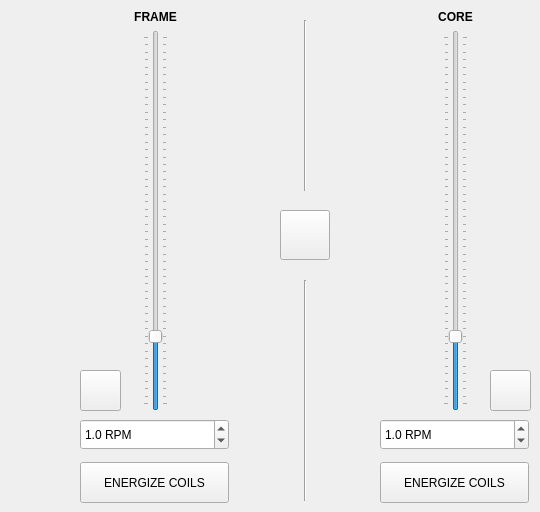
    <widget class="QWidget" name="Frame_tab">
     <attribute name="title">
      <string>MOTION</string>
     </attribute>
     <widget class="QPushButton" name="frameReverse_pushButton">
      <property name="geometry">
       <rect>
        <x>80</x>
        <y>370</y>
        <width>41</width>
        <height>41</height>
       </rect>
      </property>
      <property name="toolTip">
       <string>Reverse rotation direction</string>
      </property>
      <property name="text">
       <string/>
      </property>
      <property name="icon">
       <iconset>
        <normaloff>../_image/forward.png</normaloff>../_image/forward.png</iconset>
      </property>
      <property name="iconSize">
       <size>
        <width>20</width>
        <height>20</height>
       </size>
      </property>
     </widget>
     <widget class="QPushButton" name="link_pushButton">
      <property name="geometry">
       <rect>
        <x>280</x>
        <y>210</y>
        <width>50</width>
        <height>50</height>
       </rect>
      </property>
      <property name="toolTip">
       <string>Sync or desync motor controls</string>
      </property>
      <property name="text">
       <string/>
      </property>
      <property name="icon">
       <iconset>
        <normaloff>../_image/Link.png</normaloff>../_image/Link.png</iconset>
      </property>
      <property name="iconSize">
       <size>
        <width>30</width>
        <height>30</height>
       </size>
      </property>
      <property name="checkable">
       <bool>false</bool>
      </property>
     </widget>
     <widget class="QPushButton" name="coreReverse_pushButton">
      <property name="geometry">
       <rect>
        <x>490</x>
        <y>370</y>
        <width>41</width>
        <height>41</height>
       </rect>
      </property>
      <property name="toolTip">
       <string>Reverse rotation direction</string>
      </property>
      <property name="text">
       <string/>
      </property>
      <property name="icon">
       <iconset>
        <normaloff>../_image/forward.png</normaloff>../_image/forward.png</iconset>
      </property>
      <property name="iconSize">
       <size>
        <width>20</width>
        <height>20</height>
       </size>
      </property>
     </widget>
     <widget class="QWidget" name="verticalLayoutWidget_6">
      <property name="geometry">
       <rect>
        <x>130</x>
        <y>10</y>
        <width>51</width>
        <height>401</height>
       </rect>
      </property>
      <layout class="QVBoxLayout" name="verticalLayout_20">
       <item>
        <widget class="QLabel" name="frame_label">
         <property name="text">
          <string>&lt;html&gt;&lt;head/&gt;&lt;body&gt;&lt;p align=&quot;center&quot;&gt;&lt;span style=&quot; font-weight:600;&quot;&gt;FRAME&lt;/span&gt;&lt;/p&gt;&lt;/body&gt;&lt;/html&gt;</string>
         </property>
        </widget>
       </item>
       <item alignment="Qt::AlignHCenter">
        <widget class="QSlider" name="frame_verticalSlider">
         <property name="minimum">
          <number>1</number>
         </property>
         <property name="maximum">
          <number>50</number>
         </property>
         <property name="singleStep">
          <number>1</number>
         </property>
         <property name="pageStep">
          <number>5</number>
         </property>
         <property name="value">
          <number>10</number>
         </property>
         <property name="tracking">
          <bool>true</bool>
         </property>
         <property name="orientation">
          <enum>Qt::Vertical</enum>
         </property>
         <property name="tickPosition">
          <enum>QSlider::TicksBothSides</enum>
         </property>
         <property name="tickInterval">
          <number>1</number>
         </property>
        </widget>
       </item>
      </layout>
     </widget>
     <widget class="QWidget" name="verticalLayoutWidget_8">
      <property name="geometry">
       <rect>
        <x>430</x>
        <y>10</y>
        <width>51</width>
        <height>401</height>
       </rect>
      </property>
      <layout class="QVBoxLayout" name="verticalLayout_22">
       <item>
        <widget class="QLabel" name="core_label">
         <property name="text">
          <string>&lt;html&gt;&lt;head/&gt;&lt;body&gt;&lt;p align=&quot;center&quot;&gt;&lt;span style=&quot; font-weight:600;&quot;&gt;CORE&lt;/span&gt;&lt;/p&gt;&lt;/body&gt;&lt;/html&gt;</string>
         </property>
        </widget>
       </item>
       <item alignment="Qt::AlignHCenter">
        <widget class="QSlider" name="core_verticalSlider">
         <property name="minimum">
          <number>1</number>
         </property>
         <property name="maximum">
          <number>50</number>
         </property>
         <property name="value">
          <number>10</number>
         </property>
         <property name="tracking">
          <bool>true</bool>
         </property>
         <property name="orientation">
          <enum>Qt::Vertical</enum>
         </property>
         <property name="tickPosition">
          <enum>QSlider::TicksBothSides</enum>
         </property>
         <property name="tickInterval">
          <number>1</number>
         </property>
        </widget>
       </item>
      </layout>
     </widget>
     <widget class="QPushButton" name="frameErgz_pushButton">
      <property name="geometry">
       <rect>
        <x>80</x>
        <y>462</y>
        <width>149</width>
        <height>41</height>
       </rect>
      </property>
      <property name="toolTip">
       <string>Enable or disable frame motor driver</string>
      </property>
      <property name="text">
       <string>ENERGIZE COILS</string>
      </property>
     </widget>
     <widget class="QDoubleSpinBox" name="frame_spinBox">
      <property name="geometry">
       <rect>
        <x>80</x>
        <y>419</y>
        <width>149</width>
        <height>31</height>
       </rect>
      </property>
      <property name="readOnly">
       <bool>false</bool>
      </property>
      <property name="suffix">
       <string> RPM</string>
      </property>
      <property name="decimals">
       <number>1</number>
      </property>
      <property name="minimum">
       <double>0.100000000000000</double>
      </property>
      <property name="maximum">
       <double>5.000000000000000</double>
      </property>
      <property name="singleStep">
       <double>0.100000000000000</double>
      </property>
      <property name="value">
       <double>1.000000000000000</double>
      </property>
     </widget>
     <widget class="QDoubleSpinBox" name="core_spinBox">
      <property name="geometry">
       <rect>
        <x>380</x>
        <y>419</y>
        <width>149</width>
        <height>31</height>
       </rect>
      </property>
      <property name="suffix">
       <string> RPM</string>
      </property>
      <property name="decimals">
       <number>1</number>
      </property>
      <property name="minimum">
       <double>0.100000000000000</double>
      </property>
      <property name="maximum">
       <double>15.000000000000000</double>
      </property>
      <property name="singleStep">
       <double>0.100000000000000</double>
      </property>
      <property name="value">
       <double>1.000000000000000</double>
      </property>
     </widget>
     <widget class="QPushButton" name="coreErgz_pushButton">
      <property name="geometry">
       <rect>
        <x>380</x>
        <y>462</y>
        <width>149</width>
        <height>41</height>
       </rect>
      </property>
      <property name="toolTip">
       <string>Enable or disable core motor driver</string>
      </property>
      <property name="text">
       <string>ENERGIZE COILS</string>
      </property>
     </widget>
     <widget class="Line" name="line">
      <property name="geometry">
       <rect>
        <x>280</x>
        <y>280</y>
        <width>51</width>
        <height>221</height>
       </rect>
      </property>
      <property name="orientation">
       <enum>Qt::Vertical</enum>
      </property>
     </widget>
     <widget class="Line" name="line_2">
      <property name="geometry">
       <rect>
        <x>280</x>
        <y>20</y>
        <width>51</width>
        <height>171</height>
       </rect>
      </property>
      <property name="orientation">
       <enum>Qt::Vertical</enum>
      </property>
     </widget>
    </widget>
